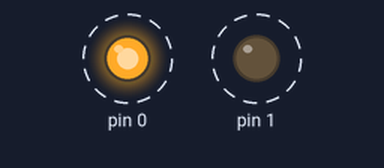
The sketch below on a simulated Arduino Uno, built with avr-gcc and run on an emulated ATmega328P. Shown: output pins drawn as LEDs (lit = HIGH). Dashed ring = blinking.

Above: at 0.02 s.
Timing chart, 0 to 3.0 s (numbered marks = the images above):
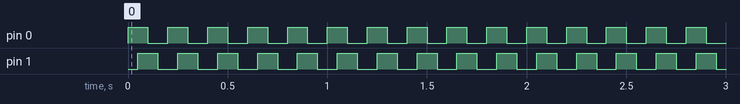

The sketch:

Blink_2_LEDs.ino
```cpp
/*  Blink 2 LEDs
    Blink LEDs PB0 and PB1 for a defined delay.
    This simple sketch was made to showcase and test
    the testing socket on an ATTiny shield.
*/

#define del 50

void setup() {
  // put your setup code here, to run once:
  pinMode(0, OUTPUT);
  pinMode(1, OUTPUT);
}

void loop() {
  // put your main code here, to run repeatedly:
  digitalWrite(0, HIGH);
  delay(del);
  digitalWrite(1, HIGH);
  delay(del);
  digitalWrite(0, LOW);
  delay(del);
  digitalWrite(1, LOW);
  delay(del);
}
```

Measured:
- by itself, pin 0, pin 1: alternates HIGH for 0.10 s and LOW for 0.10 s
